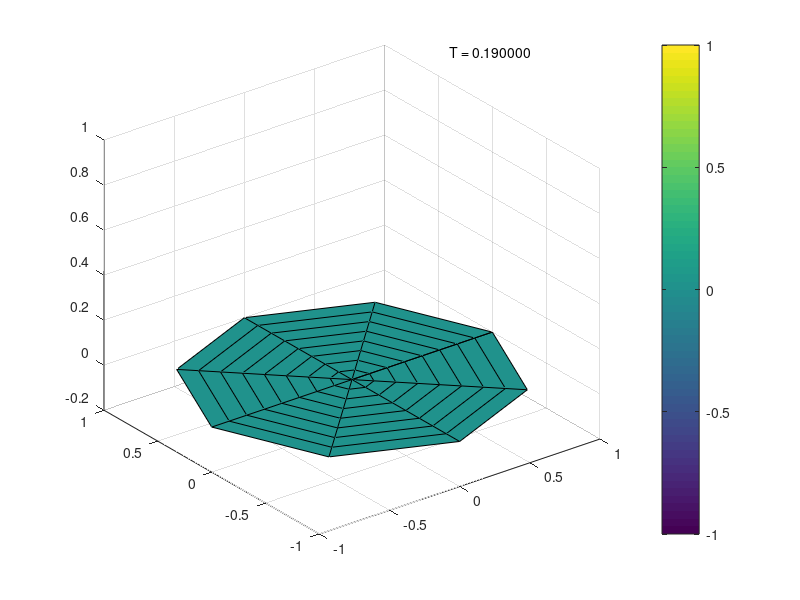

Recreate this plot in MATLAB. (Note: this script raises an error after producing the figure.)
fid = fopen('psf.txt');
s = zeros( 151, 9, 9 );
fgetl( fid );
k = 1;
while ~feof( fid )
    for i = 1:8
        ln = fgetl( fid );
        l = sscanf(ln, '%f',18);
        s( k, :, i ) = l(2:2:18);
    end
    s( k, :, 9 ) = s( k, :, 1 );
    fgetl( fid );
    k = k + 1;
end
r = 0:1/8:1;
x = zeros(9,9);
y = zeros(9,9);
for i = 0:8
    x(:,i+1) = cos(i*pi/4) * r;
    y(:,i+1) = sin(i*pi/4) * r;
end

k = 0;
%// Create handles to access/modify data.
hSurf = surf( x, y, reshape(s(k+1,:,:), [9, 9]) );
colorbar
t = text(3, 3, '');
%// Set up name to create animated gif.
filename = 'gif2.gif';
v = 0.09;
%// Just a loop
while k < 151

    %// IMPORTANT part. Update the Z data
    a = reshape(s( k+1 ,: , : ), [9, 9]);
    set(hSurf,'ZData', a);
    colorbar
    v = v + 0.1;
    time = sprintf('T = %f ', v);
    set(t,'String',time);
    %// Set limits so the graph looks nice.
    zlim([-0.2 1])
    drawnow

    %// Capture frame to write to gif.
    frame = getframe(1);
    im = frame2im(frame);
    [imind,cm] = rgb2ind(im,256);
    if k == 0;
        imwrite(imind,cm,filename,'gif', 'Loopcount',inf);
    else
        imwrite(imind,cm,filename,'gif','WriteMode','append');
    end

    %pause(.001)

    k = k+1;
end